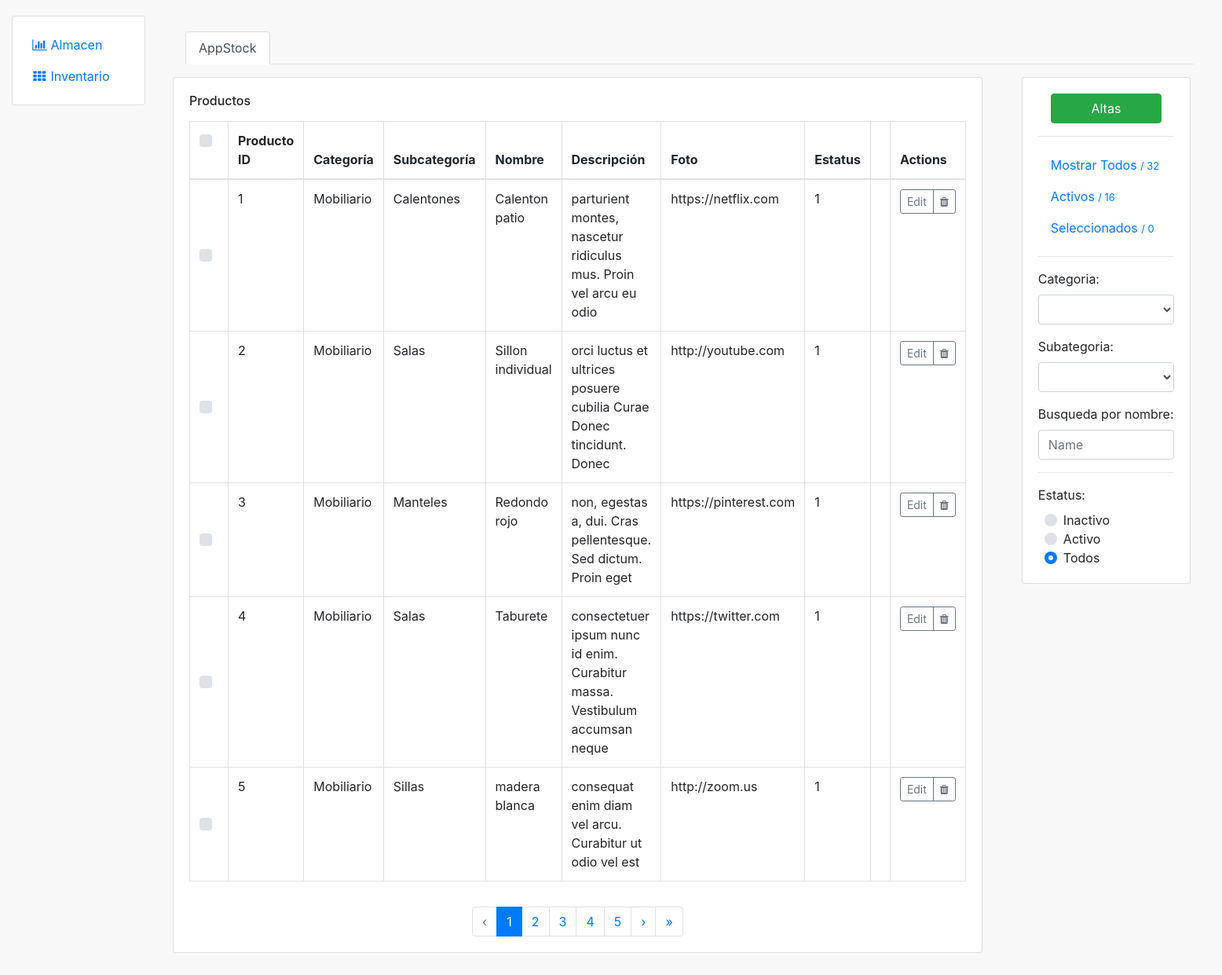
The page / on the database its author committed.
### tables this page shows
create table Producto(
producto_id int primary key auto_increment,
categoria_id int not null,
subcategoria_id int not null,
nombre varchar(255) not null,
descripcion varchar(255) not null,
foto varchar(255) not null, 
estatus bit default 1, 

foreign key (categoria_id) references categoria(categoria_id),
foreign key (subcategoria_id) references subcategoria(subcategoria_id)
);

create table Subcategoria(
subcategoria_id int primary key auto_increment,
nombre varchar(255) not null, 
estatus bit default 1
);

### models/producto.php (called while the page is built, shortened)
<?php
require_once('categoria.php');
require_once('subcategoria.php');
class Producto
{
    private $producto_id;
    private $categoria;
    private $subcategoria;
    private $nombre;
    private $descripcion;
    private $foto;
    private $estatus;
    public function __construct()
    {
        if(func_num_args() == 7){
            $arguments = func_get_args();
            $this->producto_id = $arguments[0];
            $this->categoria = $arguments[1];
            $this->subcategoria = $arguments[2];
            $this->nombre = $arguments[3];
            $this->descripcion = $arguments[4];
            $this->foto = $arguments[5];
            $this->estatus = $arguments[6];
        }
    }
    public function toJson()
    {
        if($this->estatus=='1'){
            return json_encode(
                array(
                    'producto_id' => $this->producto_id,
                    'categoria_id' => json_decode($this->categoria->toJson()),
                    'subcategoria_id' => json_decode($this->subcategoria->toJson()),
                    'nombre' => $this->nombre,
                    'descripcion' => $this->descripcion,
                    'foto' => $this->foto,
                    'estatus' => $this->estatus)
            );
        }else{
            return json_encode(
                array(
                    'message' => 'Producto inexistente')
            );
        }
    }
    public static function getAll()
    {
        $records = array();
        $connection = MysqlConnection::getConnection();
        $query = "  Select p.producto_id, c.categoria_id, c.nombre, c.estatus, s.subcategoria_id,s.nombre , s.estatus,
        p.nombre, p.descripcion, p.foto, p.estatus From producto p LEFT JOIN categoria c ON p.categoria_id = c.categoria_id LEFT JOIN subcategoria s ON p.subcategoria_id = s.subcategoria_id WHERE p.estatus = 1;";
        $command = $connection->prepare($query);
        $command->execute();
        $command->bind_result($producto_id, $categoria_id, $categoriaNombre ,$categoriaEstatus, $subcategoria_id, $subcategoriaNombre, $subcategoriaEstatus, $nombre, $descripcion,
        $foto, $estatus);
        while($command->fetch()){
            $categoria = new Categoria($categoria_id, $categoriaNombre ,$categoriaEstatus);
            $subcategoria = new Subcategoria($subcategoria_id, $subcategoriaNombre ,$subcategoriaEstatus);
            array_push($records, new Producto($producto_id, $categoria, $subcategoria, $nombre, $descripcion,
            $foto, $estatus));
        }
        return $records;
    }
    public static function getAllByJson()
    {
    $list = array();
    foreach(self::getAll() as $record){
        array_push($list, json_decode($record->toJson()));
    }
    return json_encode($list);
    }
}
?>

### models/categoria.php (called while the page is built, shortened)
<?php
    Class Categoria{
        private $categoria_id;
        private $nombre;
        private $estatus;
        public function __construct(){
            if(func_num_args() == 3){
                $arguments = func_get_args();
                $this->categoria_id = $arguments[0];
                $this->nombre = $arguments[1];
                $this->estatus = $arguments[2];
            }
        }
        public function toJson(){
            return json_encode(array(
                'categoria_id' => $this->categoria_id,
                'nombre' => $this->nombre,
                'estatus' => $this->estatus
            ));
        }
    }
?>

### models/subcategoria.php (called while the page is built, shortened)
<?php
    Class Subcategoria{
        private $subcategoria_id;
        private $nombre;
        private $estatus;
        public function __construct(){
            if(func_num_args() == 3){
                $arguments = func_get_args();
                $this->subcategoria_id = $arguments[0];
                $this->nombre = $arguments[1];
                $this->estatus = $arguments[2];
            }
        }
        public function toJson(){
            return json_encode(array(
                'subcategoria_id' => $this->subcategoria_id,
                'nombre' => $this->nombre,
                'estatus' => $this->estatus
            ));
        }
    }
?>

### index.php (the view, shortened to what this page needs)
<!DOCTYPE html>
<html lang="en">
<head>
    <link href="https://cdn.jsdelivr.net/npm/bootstrap@4.1.1/dist/css/bootstrap.min.css" rel="stylesheet">
    <link rel="stylesheet" href="css/styles.css">
    <?php
    require_once('models/Producto.php');
    $productos = json_decode(Producto::getAllByJson(), true);
    ?>
<body onload="getProducts(), getCategories(), getSubcategories()">
    <link href="https://maxcdn.bootstrapcdn.com/font-awesome/4.3.0/css/font-awesome.min.css" rel="stylesheet">
    <div class="container-fluid">
        <div class="row flex-lg-nowrap">
            <div class="sidebar col-12 col-lg-auto mb-3">
                <div class="card p-3">
                    <div class="e-navlist e-navlist--active-bg">
                        <ul class="nav">
                            <li class="nav-item"><a class="nav-link px-2 active" href="index.php"><i class="fa fa-fw fa-bar-chart mr-1"></i><span>Almacen</span></a></li>
                            <li class="nav-item"><a class="nav-link px-2" href="infoInventario.php"><i class="fa fa-fw fa-th mr-1"></i><span>Inventario</span></a></li>
                        </ul>
                    </div>
                </div>
            </div>
            <div class="main-content col">
                <div class="e-tabs mb-3 px-3">
                    <ul class="nav nav-tabs">
                        <li class="nav-item"><a class="nav-link active" href="#">AppStock</a></li>
                    </ul>
                </div>
                <div class="row flex-lg-nowrap">
                    <div class="flex-column col mb-3">
                        <div class="e-panel card">
                            <div class="card-body">
                                <div class="card-title">
                                    <h6 class="mr-2"><span>Productos</span></h6>
                                </div>
                                <div class="e-table">
                                    <div class="table-responsive mt-3">
                                        <table class="table table-bordered">
                                            <thead>
                                                <tr>
                                                    <th class="align-top">
                                                        <div class="custom-control custom-control-inline custom-checkbox custom-control-nameless m-0">
                                                        </div>
                                                    </th>
                                                    <th scope="col">Producto ID</th>
                                                    <th scope="col">Categoría</th>
                                                    <th scope="col">Subcategoría</th>
                                                    <th scope="col">Nombre</th>
                                                    <th scope="col">Descripción</th>
                                                    <th scope="col">Foto</th>
                                                    <th scope="col">Estatus</th>
                                                    <th scope="col"></th>
                                                    <th scope="col">Actions</th>
                                                </tr>
                                            </thead>
                                            <tbody id="productos-table-body">
                                                <?php foreach ($productos as $producto) : ?>
                                                    <tr>
                                                        <td class="align-middle">
                                                            <div class="custom-control custom-control-inline custom-checkbox custom-control-nameless m-0 align-top">
                                                            </div>
                                                        </td>
                                                        <td><?php echo $producto['producto_id']; ?></td>
                                                        <td><?php echo $producto['categoria_id']['nombre']; ?></td>
                                                        <td><?php echo $producto['subcategoria_id']['nombre']; ?></td>
                                                        <td><?php echo $producto['nombre']; ?></td>
                                                        <td><?php echo $producto['descripcion']; ?></td>
                                                        <td><?php echo $producto['foto']; ?></td>
                                                        <td><?php echo $producto['estatus']; ?></td>
                                                        <td></td>
                                                        <td>
                                                            <div class="btn-group align-top">
                                                                <button class="btn btn-sm btn-outline-secondary" type="button" data-toggle="modal" data-target="#user-form-modal">Edit</button>
                                                                <button class="btn btn-sm btn-outline-secondary deactivate-product" type="button" data-id="<?php echo $producto['producto_id']; ?>"><i class="fa fa-trash"></i></button>
                                                        </td>
                                                    </tr>
                                                <?php endforeach; ?>
                                            </tbody>
                                        </table>
                                    </div>
                                    <div class="d-flex justify-content-center">
                                        <ul class="pagination mt-3 mb-0">
                                            <li class="disabled page-item"><a href="#" class="page-link">‹</a></li>
                                            <li class="active page-item"><a href="#" class="page-link">1</a></li>
                                            <li class="page-item"><a href="#" class="page-link">2</a></li>
                                            <li class="page-item"><a href="#" class="page-link">3</a></li>
                                            <li class="page-item"><a href="#" class="page-link">4</a></li>
                                            <li class="page-item"><a href="#" class="page-link">5</a></li>
                                            <li class="page-item"><a href="#" class="page-link">›</a></li>
                                            <li class="page-item"><a href="#" class="page-link">»</a></li>
                                        </ul>
                                    </div>
                                </div>
                            </div>
                        </div>
                    </div>
                    <div class="flex-column col-12 col-lg-3 mb-3">
                        <div class="card">
                            <div class="card-body">
                                <div class="text-center px-xl-3">
                                    <button class="btn btn-success btn-block" type="button" data-toggle="modal" data-target="#user-form-modal">Altas</button>
                                </div>
                                <hr class="my-3">
                                <div class="e-navlist e-navlist--active-bold">
                                    <ul class="nav">
                                        <li class="nav-item active"><a href class="nav-link"><span>Mostrar Todos</span>&nbsp;<small>/&nbsp;32</small></a></li>
                                        <li class="nav-item"><a href class="nav-link"><span>Activos</span>&nbsp;<small>/&nbsp;16</small></a></li>
                                        <li class="nav-item"><a href class="nav-link"><span>Seleccionados</span>&nbsp;<small>/&nbsp;0</small></a></li>
                                    </ul>
                                </div>
                                <hr class="my-3">
                                <div>
                                    <div class="form-group">
                                        <label>Categoria:</label>
                                        <div><select class="form-control w-100" id="slcCategoria" onchange="getProductsByFilter()"></select></div>
                                    </div>
                                    <div class="form-group">
                                        <label>Subategoria:</label>
                                        <div><select class="form-control w-100" id="slcSubcategoria" onchange="getProductsByFilter()"></select></div>
                                    </div>
                                    <div class="form-group">
                                        <label>Busqueda por nombre:</label>
                                        <div><input class="form-control w-100" type="text" placeholder="Name" id="txtNombre" onchange="getProductsByFilter()"></div>
                                    </div>
                                </div>
                                <hr class="my-3">
                                <div>
                                    <label>Estatus:</label>
                                    <div class="px-2">
                                        <div class="custom-control custom-radio">
                                            <label class="custom-control-label" for="users-status-disabled">Inactivo</label>
                                        </div>
                                    </div>
                                    <div class="px-2">
                                        <div class="custom-control custom-radio">
                                            <label class="custom-control-label" for="users-status-active">Activo</label>
                                        </div>
                                    </div>
                                    <div class="px-2">
                                        <div class="custom-control custom-radio">
                                            <label class="custom-control-label" for="users-status-any">Todos</label>
                                        </div>
                                    </div>
                                </div>
                            </div>
                        </div>
                    </div>
                </div>
            </div>
        </div>
    </div>
</body>
</html>

### css/styles.css (style rules this page uses)
body { margin-top: 20px; background: #f8f8f8 }

### index.php (style rules this page uses)
.container-fluid { display: flex; flex-wrap: wrap; }
.sidebar { flex: 0 0 200px; }
.main-content { flex: 1; padding: 20px; }
.row.flex-lg-nowrap { flex-wrap: nowrap; }
.flex-column { flex: 1; margin-right: 20px; margin-bottom: 20px; }

### rows shown on the page
producto: producto_id "1", nombre "Mobiliario", subcategoria.nombre "Calentones", nombre "Calenton patio", descripcion "parturient montes, nascetur ridiculus mus. Proin vel arcu eu odio", foto "https://netflix.com", estatus "1"
producto: producto_id "2", nombre "Mobiliario", nombre "Salas", nombre "Sillon individual", descripcion "orci luctus et ultrices posuere cubilia Curae Donec tincidunt. Donec", foto "http://youtube.com", estatus "1"
producto: producto_id "3", nombre "Mobiliario", subcategoria.nombre "Manteles", nombre "Redondo rojo", descripcion "non, egestas a, dui. Cras pellentesque. Sed dictum. Proin eget", foto "https://pinterest.com", estatus "1"
producto: producto_id "4", nombre "Mobiliario", nombre "Salas", nombre "Taburete", descripcion "consectetuer ipsum nunc id enim. Curabitur massa. Vestibulum accumsan neque", foto "https://twitter.com", estatus "1"
producto: producto_id "5", nombre "Mobiliario", subcategoria.nombre "Sillas", nombre "madera blanca", descripcion "consequat enim diam vel arcu. Curabitur ut odio vel est", foto "http://zoom.us", estatus "1"
